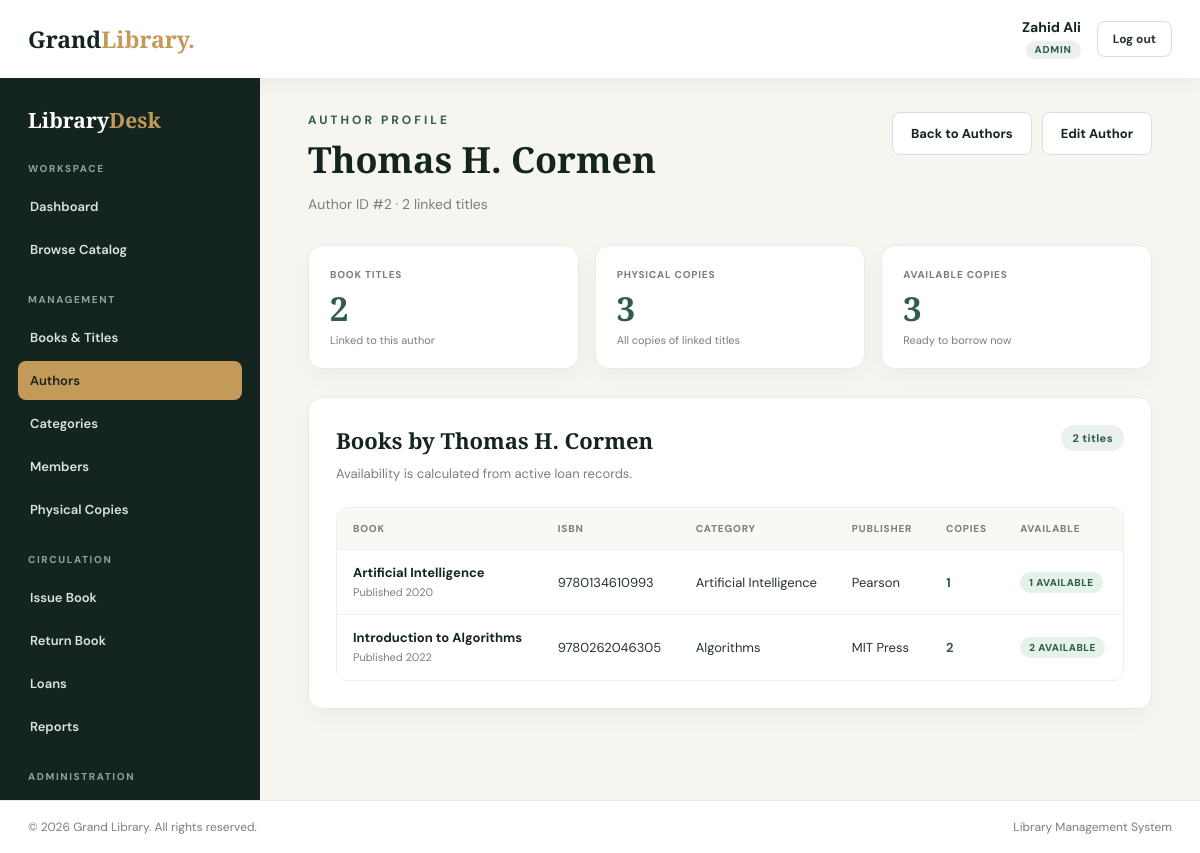
The page /authors/view.php?id=2 (signed in) on the database its author committed.
### tables this page shows
CREATE TABLE `users` (
  `id` int NOT NULL AUTO_INCREMENT,
  `name` varchar(100) NOT NULL,
  `email` varchar(150) NOT NULL,
  `password` varchar(255) NOT NULL,
  `role` enum('Admin','Librarian') NOT NULL DEFAULT 'Librarian',
  `status` enum('Active','Inactive') NOT NULL DEFAULT 'Active',
  `created_at` timestamp NULL DEFAULT CURRENT_TIMESTAMP,
  PRIMARY KEY (`id`),
  UNIQUE KEY `email` (`email`)
);

CREATE TABLE `authors` (
  `id` int NOT NULL AUTO_INCREMENT,
  `name` varchar(150) NOT NULL,
  PRIMARY KEY (`id`)
);

CREATE TABLE `books` (
  `id` int NOT NULL AUTO_INCREMENT,
  `title` varchar(200) NOT NULL,
  `isbn` varchar(20) NOT NULL,
  `author_id` int NOT NULL,
  `category_id` int NOT NULL,
  `publisher` varchar(150) DEFAULT NULL,
  `publication_year` smallint unsigned DEFAULT NULL,
  PRIMARY KEY (`id`),
  UNIQUE KEY `isbn` (`isbn`),
  KEY `fk_books_author` (`author_id`),
  KEY `fk_books_category` (`category_id`),
  CONSTRAINT `fk_books_author` FOREIGN KEY (`author_id`) REFERENCES `authors` (`id`) ON DELETE RESTRICT ON UPDATE CASCADE,
  CONSTRAINT `fk_books_category` FOREIGN KEY (`category_id`) REFERENCES `categories` (`id`) ON DELETE RESTRICT ON UPDATE CASCADE
);

CREATE TABLE `categories` (
  `id` int NOT NULL AUTO_INCREMENT,
  `name` varchar(100) NOT NULL,
  `description` text,
  PRIMARY KEY (`id`),
  UNIQUE KEY `name` (`name`)
);

### includes/functions.php (called while the page is built, shortened)
<?php
function e($value): string
{
    return htmlspecialchars((string)$value, ENT_QUOTES | ENT_SUBSTITUTE, 'UTF-8');
}
function app_url(string $path = ''): string
{
    $documentRoot = isset($_SERVER['DOCUMENT_ROOT']) ? realpath($_SERVER['DOCUMENT_ROOT']) : false;
    $appRoot = realpath(dirname(__DIR__));
    $base = '';
    if ($documentRoot && $appRoot) {
        $docRoot = rtrim(str_replace('\\', '/', $documentRoot), '/');
        $rootPath = rtrim(str_replace('\\', '/', $appRoot), '/');
        if (stripos($rootPath, $docRoot) === 0) {
            $base = substr($rootPath, strlen($docRoot));
        }
    }
    $base = rtrim($base, '/');
    $path = ltrim($path, '/');
    return $base . '/' . $path;
}
function get_value(string $key, string $default = ''): string
{
    $value = $_GET[$key] ?? $default;
    return is_string($value) ? trim($value) : $default;
}
function normalize_role(string $role): ?string
{
    if (strcasecmp($role, 'Admin') === 0) {
        return 'Admin';
    }
    return null;
}

### includes/auth.php (called while the page is built, shortened)
<?php
require_once __DIR__ . '/functions.php';
require_once __DIR__ . '/../config/db.php';
function current_user(): ?array
{
    $role = normalize_role((string)($_SESSION['user_role'] ?? ''));
    return [
        'id' => (int)$_SESSION['user_id'],
        'name' => (string)($_SESSION['user_name'] ?? ''),
        'role' => $role,
    ];
}
function require_login(): array
{
    $user = current_user();
    global $conn;
    $stmt = $conn->prepare('SELECT name, role, status FROM users WHERE id = ? LIMIT 1');
    $stmt->bind_param('i', $user['id']);
    if (!$stmt->execute()) {
        $stmt->close();
        logout_user();
        redirect(app_url('login.php'));
    }
    $row = $stmt->get_result()->fetch_assoc();
    $role = $row ? normalize_role((string)$row['role']) : null;
    return [
        'id' => $user['id'],
        'name' => (string)$row['name'],
        'role' => $role,
    ];
}
function require_staff(): array
{
    $user = require_login();
    return $user;
}

### authors/view.php (the view, shortened to what this page needs)
<?php
require_once __DIR__ . '/../includes/auth.php';
require_staff();
$idInput = get_value('id');
$authorId = (int)$idInput;
$lookup = $conn->prepare("
    SELECT a.id, a.name,
           (SELECT COUNT(*) FROM books b WHERE b.author_id = a.id) AS book_count
    FROM authors a
    WHERE a.id = ?
    LIMIT 1
");
$lookup->bind_param('i', $authorId);
if (!$lookup->execute()) {
    error_log('Author profile lookup failed: ' . $lookup->error);
    $lookup->close();
    redirect(app_url('authors/index.php?error=save'));
}
$author = $lookup->get_result()->fetch_assoc();
$books = [];
$bookStmt = $conn->prepare("
    SELECT
        b.id,
        b.title,
        b.isbn,
        b.publisher,
        b.publication_year,
        c.name AS category_name,
        (SELECT COUNT(*) FROM book_copies bc WHERE bc.book_id = b.id) AS copy_count,
        (SELECT COUNT(*)
         FROM book_copies bc
         WHERE bc.book_id = b.id
           AND NOT EXISTS (
               SELECT 1
               FROM loans l
               WHERE l.copy_id = bc.id
                 AND l.returned_at IS NULL
           )) AS available_copies
    FROM books b
    INNER JOIN categories c ON c.id = b.category_id
    WHERE b.author_id = ?
    ORDER BY b.title ASC, b.id ASC
");
if (!$bookStmt) {
    error_log('Author books preparation failed: ' . $conn->error);
    $error = 'Linked books could not be loaded right now. Please try again later.';
} else {
    $bookStmt->bind_param('i', $authorId);
    if ($bookStmt->execute()) {
        $bookResult = $bookStmt->get_result();
        while ($row = $bookResult->fetch_assoc()) {
            $books[] = $row;
        }
    } else {
        error_log('Author books query failed: ' . $bookStmt->error);
        $error = 'Linked books could not be loaded right now. Please try again later.';
    }
}
$totalCopies = 0;
$availableCopies = 0;
foreach ($books as $bookRow) {
    $totalCopies += (int)$bookRow['copy_count'];
    $availableCopies += (int)$bookRow['available_copies'];
}
require_once __DIR__ . '/../includes/header.php';
require_once __DIR__ . '/../includes/sidebar.php';
?>
<section class="page-head">
    <div>
        <div class="eyebrow">Author Profile</div>
        <h1><?php echo e($author['name']); ?></h1>
        <p>Author ID #<?php echo (int)$author['id']; ?> &middot; <?php echo number_format((int)$author['book_count']); ?> linked title<?php echo (int)$author['book_count'] === 1 ? '' : 's'; ?></p>
    </div>
    <div class="page-actions">
        <a class="btn btn-secondary" href="<?php echo e(app_url('authors/index.php')); ?>">Back to Authors</a>
        <a class="btn btn-secondary" href="<?php echo e(app_url('authors/edit.php?id=' . (int)$author['id'])); ?>">Edit Author</a>
    </div>
</section>
<section class="stat-grid copy-stats" aria-label="Author collection statistics">
    <article class="stat-card">
        <div class="stat-label">Book Titles</div>
        <div class="stat-value"><?php echo number_format(count($books)); ?></div>
        <div class="stat-note">Linked to this author</div>
    </article>
    <article class="stat-card">
        <div class="stat-label">Physical Copies</div>
        <div class="stat-value"><?php echo number_format($totalCopies); ?></div>
        <div class="stat-note">All copies of linked titles</div>
    </article>
    <article class="stat-card">
        <div class="stat-label">Available Copies</div>
        <div class="stat-value"><?php echo number_format($availableCopies); ?></div>
        <div class="stat-note">Ready to borrow now</div>
    </article>
</section>
<section class="panel">
    <div class="panel-head">
        <div>
            <h2>Books by <?php echo e($author['name']); ?></h2>
            <p class="panel-intro">Availability is calculated from active loan records.</p>
        </div>
        <span class="count-pill"><?php echo number_format(count($books)); ?> title<?php echo count($books) === 1 ? '' : 's'; ?></span>
    </div>
    <div class="table-wrap">
        <table class="data-table" aria-label="Books by author">
            <thead>
                <tr>
                    <th scope="col">Book</th>
                    <th scope="col">ISBN</th>
                    <th scope="col">Category</th>
                    <th scope="col">Publisher</th>
                    <th scope="col">Copies</th>
                    <th scope="col">Available</th>
                </tr>
            </thead>
            <tbody>
                <?php if (count($books) === 0): ?>
                    <tr>
                        <td colspan="6" class="empty-cell">No books are linked to this author yet.</td>
                    </tr>
                <?php else: ?>
                    <?php foreach ($books as $book): ?>
                        <?php
                        $copyCount = (int)$book['copy_count'];
                        $bookAvailable = (int)$book['available_copies'];
                        ?>
                        <tr>
                            <td>
                                <span class="book-title"><?php echo e($book['title']); ?></span>
                                <span class="book-subtext">
                                    <?php echo $book['publication_year'] !== null ? 'Published ' . e($book['publication_year']) : 'Publication year not recorded'; ?>
                                </span>
                            </td>
                            <td><?php echo e($book['isbn']); ?></td>
                            <td><?php echo e($book['category_name']); ?></td>
                            <td>
                                <?php echo $book['publisher'] !== null && $book['publisher'] !== '' ? e($book['publisher']) : '&mdash;'; ?>
                            </td>
                            <td>
                                <span class="copy-count<?php echo $copyCount === 0 ? ' zero' : ''; ?>">
                                    <?php echo number_format($copyCount); ?>
                                </span>
                            </td>
                            <td>
                                <span class="availability-badge <?php echo $bookAvailable > 0 ? 'availability-available' : 'availability-unavailable'; ?>">
                                    <?php echo $bookAvailable > 0 ? number_format($bookAvailable) . ' available' : 'Unavailable'; ?>
                                </span>
                            </td>
                        </tr>
                    <?php endforeach; ?>
                <?php endif; ?>
            </tbody>
        </table>
    </div>
</section>
<?php require_once __DIR__ . '/../includes/footer.php'; ?>

### includes/header.php (shortened to what this page needs)
<?php
require_once __DIR__ . '/auth.php';
$staff = current_user();
?>
<!DOCTYPE html>
<html lang="en">
<head>
    <link rel="stylesheet" href="<?php echo e(app_url('assets/tera.css')); ?>">
</head>
<body class="staff-body">
<header class="staff-topbar">
    <a class="logo staff-logo" href="<?php echo e(app_url('dashboard.php')); ?>">Grand<span>Library.</span></a>
    <div class="staff-user">
        <div class="staff-user-info">
            <div class="staff-user-name"><?php echo e($staff['name']); ?></div>
            <span class="role-badge"><?php echo e($staff['role']); ?></span>
        </div>
        <form method="post" action="<?php echo e(app_url('logout.php')); ?>" class="logout-form">
            <button type="submit" class="logout-btn">Log out</button>
        </form>
    </div>
</header>
<div class="staff-layout">

### rows shown on the page
users: name "Zahid Ali", role "ADMIN"
authors: name "Thomas H. Cormen", id "2"
books: title "Artificial Intelligence", publication_year "2020", isbn "9780134610993", category.name "Artificial Intelligence", publisher "Pearson", copyCount "1", bookAvailable "1"
books: title "Introduction to Algorithms", publication_year "2022", isbn "9780262046305", category.name "Algorithms", publisher "MIT Press", copyCount "2", bookAvailable "2"

### other values the page prints
$author['book_count'] "2"
count($books) "2"
$totalCopies "3"
$availableCopies "3"
